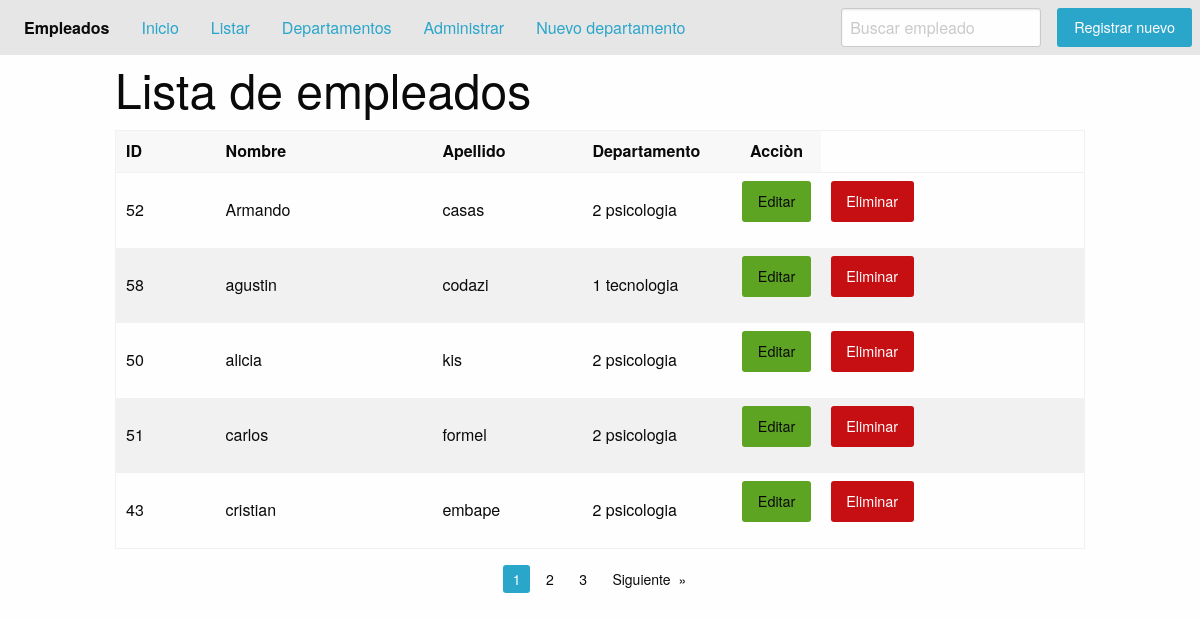
The app's page /listar-empleados-admin/, older data.
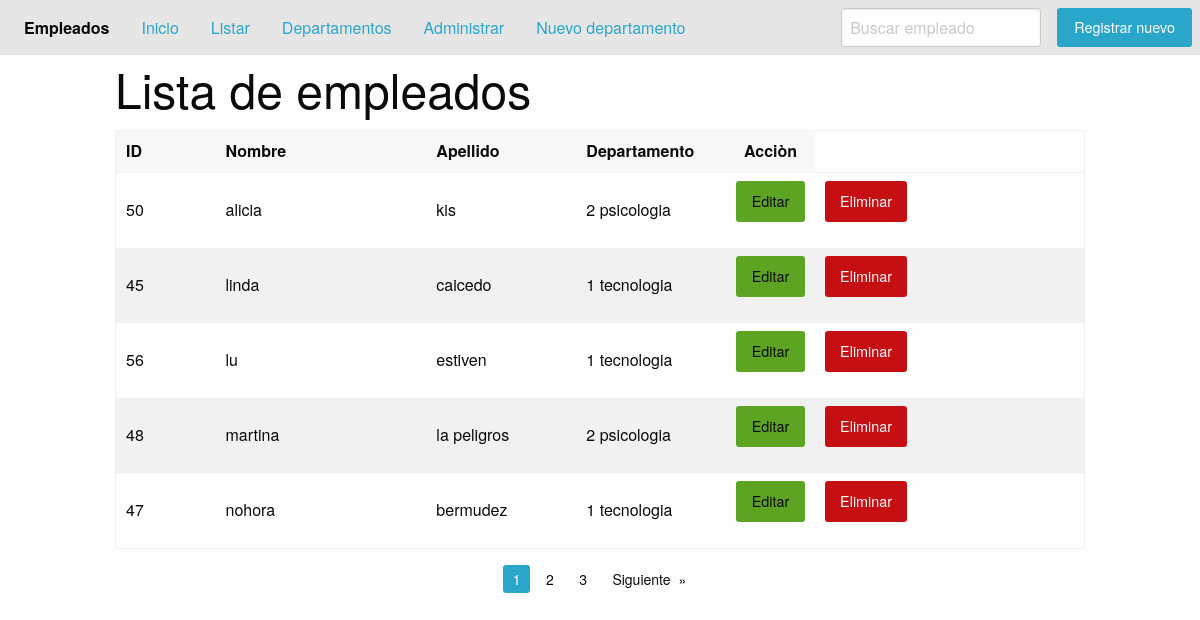
The same page, newer data.
### aplications/employees/models.py (models this page shows, shortened)
class Employee(models.Model):
    JOB_CHOICES = (
        ('0', 'CONTADOR'),
        ('1', 'ADMINISTRADOR'),
        ('2', 'ECONOMISTA'),
        ('3', 'OTRO'),
    )
    first_name = models.CharField('Nombre', max_length=60)
    last_name = models.CharField('apellido', max_length=60)
    full_name = models.CharField('NombreCompleto', max_length=150, blank=True)
    job = models.CharField('ocupaciòn', max_length=1, choices=JOB_CHOICES)
    department = models.ForeignKey(Department, on_delete=models.CASCADE)
    avatar = models.ImageField(upload_to='empleado', blank=True, null=True)
    skills = models.ManyToManyField(Skill)
    class Meta:
        db_table = 'empleado'
        verbose_name = 'empleado'
        verbose_name_plural = 'Empleado de la empresa'
        ordering = ['first_name', 'last_name']

### aplications/departments/models.py (models this page shows)
class Department(models.Model):
    name = models.CharField('Nombre', max_length=50)
    short_name = models.CharField(
        'Nombre corto', max_length=20)
    anulate = models.BooleanField('Anulado', default=False)
    class Meta:
        db_table = 'Department'
        verbose_name = 'Departamento'
        verbose_name_plural = 'Areas de la empresa'
        ordering = ['name']
        unique_together = ('name',)
    def __str__(self):
        return f'{self.id} {self.name}'

### aplications/employees/views.py (the view)
class ListEmployeeAdmin(ListView):
    template_name = 'employee/list_employee_admin.html'
    paginate_by = 5
    ordering = 'first_name'
    context_object_name = 'employee'
    model = Employee

### templates/employee/list_employee_admin.html (shortened to what this page needs)
{% extends 'base.html' %}  {% block body %} {% include 'includes/header.html' %}
<div class="grid-container">
  <div class="grid-x">
    <h1 class="cell small-12 large-12">Lista de empleados</h1>
    <div class="cell">
      <table class="stack">
        <thead>
          <tr>
            <th width="100">ID</th>
            <th>Nombre</th>
            <th width="150">Apellido</th>
            <th width="150">Departamento</th>
            <th style="text-align: center;" width="70">Acciòn</th>
          </tr>
        </thead>
        <tbody>
          {% for e in object_list %}
          <tr>
            <td>{{ e.id }}</td>
            <td>{{ e.first_name }}</td>
            <td>{{ e.last_name }}</td>
            <td>{{ e.department }}</td>
            <td>
              <a class="button success" href="{% url 'employee_app:update_employee' e.id %}">Editar</a>
            </td>
            <td>
              <a class="button alert" href="{% url 'employee_app:delete_employee' e.id %}">Eliminar</a>
            </td>
          </tr>
          {% endfor %}
        </tbody>
      </table>
    </div>
    <div class="cell">
      {% if is_paginated %}
      <nav aria-label="Pagination">
        <ul class="pagination text-center">
          {% for pagina in page_obj.paginator.page_range %}
          {% if pagina == page_obj.number %}
          <li class="current"><span class="show-for-sr">You're on page</span>{{pagina}}</li>
          {% else %}
          <li><a href="?page={{ pagina }}">{{ pagina }}</a></li>
          {% endif %}
          {% endfor %}
          {% if page_obj.has_next %}
          <li class="pagination-next">
            <a href="?page={{page_obj.next_page_number}}">Siguiente</a>
          </li>
          {% endif%}
        </ul>
      </nav>
      {% endif %}
    </div>
  </div>
</div>
{% endblock body %}

Row changes from the older to the newer data that the page shows:
removed Employee: id "52", first_name "Armando", last_name "casas", department "2 psicologia"
removed Employee: id "58", first_name "agustin", last_name "codazi", department "1 tecnologia"
removed Employee: id "51", first_name "carlos", last_name "formel", department "2 psicologia"
removed Employee: id "43", first_name "cristian", last_name "embape", department "2 psicologia"
now on this page (row unchanged): Employee: id "45", first_name "linda", last_name "caicedo", department "1 tecnologia"
now on this page (row unchanged): Employee: id "56", first_name "lu", last_name "estiven", department "1 tecnologia"
now on this page (row unchanged): Employee: id "48", first_name "martina", last_name "la peligros", department "2 psicologia"
now on this page (row unchanged): Employee: id "47", first_name "nohora", last_name "bermudez", department "1 tecnologia"
